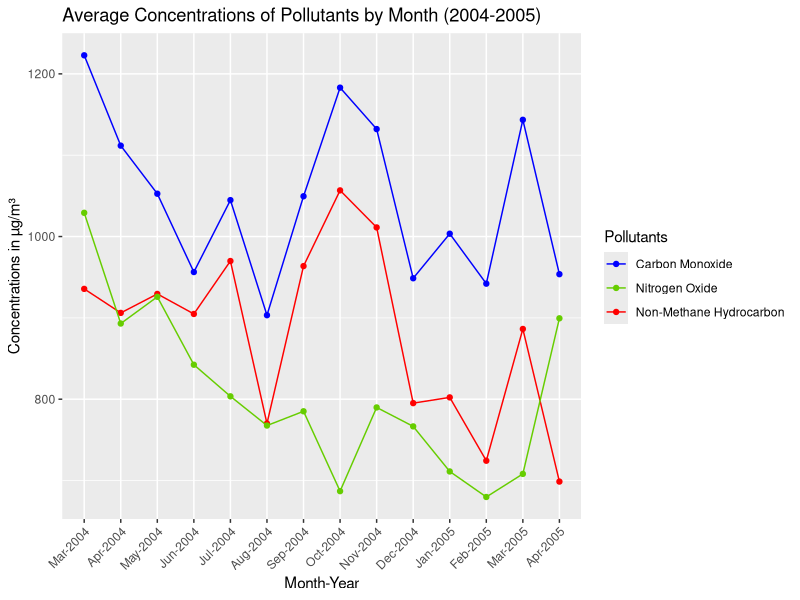
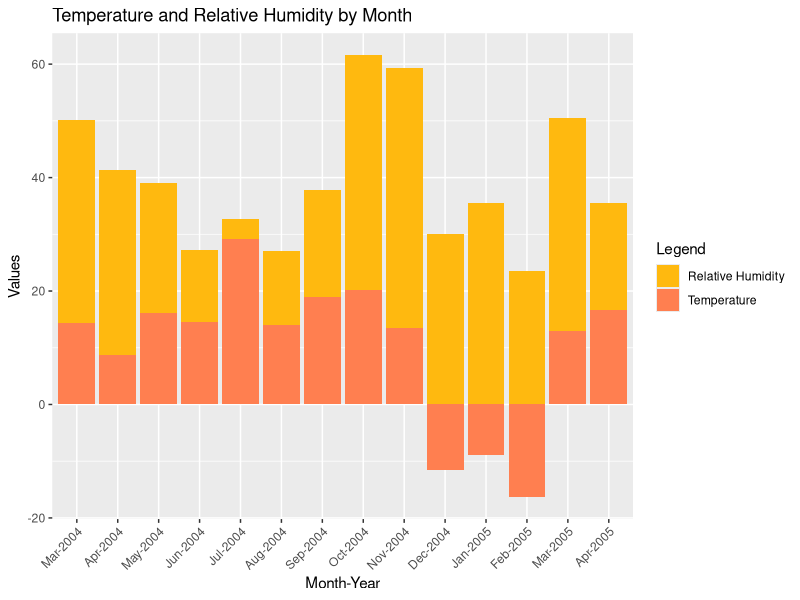

Recreate these plots in R, in order.
## ---- chunk 1
library(readxl)
library(ggplot2)
library(lubridate)
library(tidyverse)
library(dplyr)
## ---- chunk 2
air <- read_excel("AirQualityUCI.xls")
head(air)

# Number of rows and columns
dim(air)

# Column names
colnames(air)
## ---- chunk 3
# Convert 'Date' column to y-m-d format
air$Date <- ymd(air$Date)

# Create numerical Month and Year columns
air <- air %>%
  mutate(
    Month = month(Date, label = TRUE), # Extracts month as a numeric value (1-12)
    Year = year(Date)    # Extracts year
  )

# Group by Year and Month for summarization
airM <- air %>%
  group_by(Year, Month) %>%
  summarize(across(where(is.numeric), ~mean(., na.rm = TRUE)))

head(airM, 5)
## ---- chunk 4
# Plot monthly Concentrations
airM %>%
  # Use interaction to combine Month and Year
  ggplot(aes(x = interaction(Month, Year, sep = "-"))) +
  # Add points and lines for different pollutants
  geom_point(aes(y = `PT08.S1(CO)`, color = "Carbon Monoxide")) + 
  geom_line(aes(y = `PT08.S1(CO)`, color = "Carbon Monoxide", group = 1)) +
  geom_point(aes(y = `PT08.S2(NMHC)`, color = "Non-Methane Hydrocarbon")) +
  geom_line(aes(y = `PT08.S2(NMHC)`, color = "Non-Methane Hydrocarbon", group = 2)) +
  geom_point(aes(y = `PT08.S3(NOx)`, color = "Nitrogen Oxide")) + 
  geom_line(aes(y = `PT08.S3(NOx)`, color = "Nitrogen Oxide", group = 3)) +
  labs(
    title = "Average Concentrations of Pollutants by Month (2004-2005)",
    x = "Month-Year",
    y = "Concentrations in µg/m³"
  ) +
  scale_color_manual(
    values = c("Carbon Monoxide" = "blue", 
               "Non-Methane Hydrocarbon" = "red", 
               "Nitrogen Oxide" = "chartreuse3"),
    name = "Pollutants"
  ) +
  theme(axis.text.x = element_text(angle = 45, hjust = 1))  # Rotate x-axis labels

airM %>%
  # Use interaction to combine Month and Year
  ggplot(aes(x = interaction(Month, Year, sep = "-"))) +
  # Add Relative Humidity first (it will be drawn underneath)
  geom_col(aes(y = RH, fill = "Relative Humidity")) + 
  # Add temperature as a second layer (this will be drawn on top)
  geom_col(aes(y = T, fill = "Temperature")) + 
  labs(
    title = "Temperature and Relative Humidity by Month",
    x = "Month-Year",
    y = "Values"
  ) +
  scale_fill_manual(
    values = c("Temperature" = "coral", 
               "Relative Humidity" = "darkgoldenrod1"),
    name = "Legend"
  ) +
  theme(axis.text.x = element_text(angle = 45, hjust = 1))  # Rotate x-axis labels
